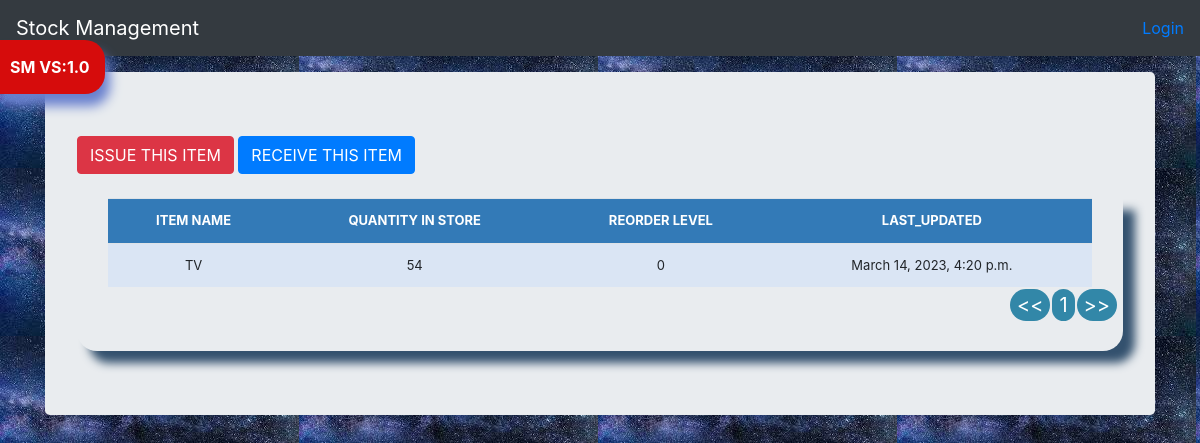
Page /stock_detail/4 on the committed database.
### stock_mng/models.py (models this page shows, shortened)
class Stock(models.Model):
    category = models.ForeignKey(Category, on_delete=models.CASCADE, blank=True, null=True)
    item_name = models.CharField(max_length=50, blank=True, null=True)
    quantity = models.IntegerField(default='0', blank=True, null=True)
    received_quantity = models.IntegerField(default='0', blank=True, null=True)
    received_by = models.CharField(max_length=50, blank=True, null=True)
    issued_quantity = models.IntegerField(default='0', blank=True, null=True)
    issued_by = models.CharField(max_length=50, blank=True, null=True)
    issued_to = models.CharField(max_length=50, blank=True, null=True)
    phone_number = models.CharField(max_length=50, blank=True, null=True)
    created_by = models.CharField(max_length=50, blank=True, null=True)
    reorder_level = models.IntegerField(default='0', blank=True, null=True)
    last_updated = models.DateTimeField(auto_now_add=False, auto_now=True)
    timestamp = models.DateTimeField(auto_now_add=True, auto_now=False)
    export_to_csv = models.BooleanField(null=True)

### stock_mng/views.py (the view)
# urls.py: path('stock_detail/<str:pk>', views.stock_detail, name='stock_detail'),
def stock_detail(request, pk):
    queryset = Stock.objects.get(id=pk)
    context = {
        'title': queryset.item_name,
        'queryset': queryset,
    }
    return render(request, 'stock_detail.html', context)

### stock_mng/templates/stock_detail.html (shortened to what this page needs)
{% load static %}
{% load crispy_forms_tags %}
<!DOCTYPE html>
<html lang="en">
  <head>
    <link href="{% static 'js/jquery-ui-1.12.1/jquery-ui.min.css' %}" rel="stylesheet">
    <link href="{% static 'js/jquery-ui-1.12.1/jquery-ui.structure.min.css' %}" rel="stylesheet">
    <link href="{% static 'js/jquery-ui-1.12.1/jquery-ui.theme.min.css' %}" rel="stylesheet">
    <link href=" {% static '/css/bootstrap.min.css' %} " rel="stylesheet">
    <link href=" {% static '/js/nprogress/nprogress.css' %} " rel="stylesheet">
    <link href=" {% static '/css/stylesheet.css' %} " rel="stylesheet">
    <link href=" {% static 'css/navbar-top-fixed.css' %} " rel="stylesheet">
  </head>
  <body>
    {% include 'navbar.html' %}
<main role="main" class="container">
<div class="jumbotron">
<a href="{% url 'issued_items' queryset.id %}"><div class="btn btn-danger">ISSUE THIS ITEM</div></a>
<a href="{% url 'received_items' queryset.id %}"><div class="btn btn-primary">RECEIVE THIS ITEM</div></a>
<br><br>
    <div class="display_table">
        <table class="table">
            <tr>
                <th>ITEM NAME</th>
                <th>QUANTITY IN STORE</th>
                <th>REORDER LEVEL</th>
                <th>LAST_UPDATED</th>
            </tr>
            <tr>
                <td>{{queryset.item_name}}</td>
                <td>{{queryset.quantity}}</td>
                <td>{{queryset.reorder_level}}</td>
                <td>{{queryset.last_updated}}</td>
            </tr>
        </table>
    </div>
  </body>
</html>

### stock_mng/static/css/stylesheet.css (style rules this page uses)
body { background-color: #34eb6b; background-image: url("../media/bg4.jpg"); }
.table { font-size: 13px; text-align: center; width: 95%; margin: auto; }
.table tr:nth-child(odd) { background: #B8CAE4; }
.table tr:nth-child(even) { background: #dae5f4; }
th { background-color: #337ab7; color: white; }
.display_table { border-bottom-right-radius: 20px; border-bottom-left-radius: 20px; padding-left: 5px; padding-right: 5px; padding-bottom: 20px; box-shadow: 12px 12px 10px #33516e; }

### stock_mng/static/css/navbar-top-fixed.css (style rules this page uses)
body { min-height: 75rem; padding-top: 4.5rem; }

### rows in the picture
Stock: item_name "TV", quantity "54", reorder_level "0", last_updated "March 14, 2023, 4:20 p.m."
